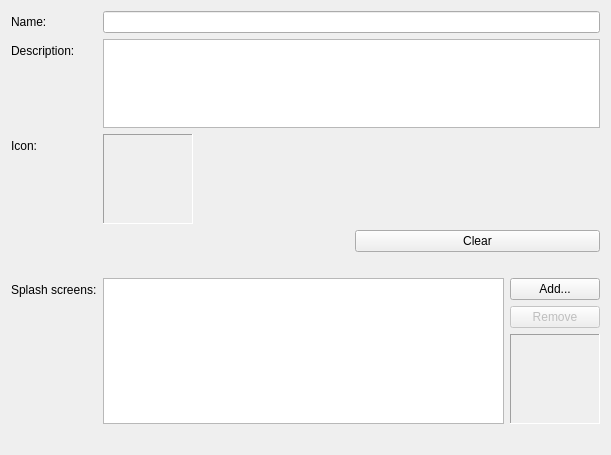
<?xml version="1.0" encoding="UTF-8"?>
<ui version="4.0">
 <class>Qnx::Internal::BarDescriptorEditorEntryPointWidget</class>
 <widget class="QWidget" name="Qnx::Internal::BarDescriptorEditorEntryPointWidget">
  <property name="geometry">
   <rect>
    <x>0</x>
    <y>0</y>
    <width>611</width>
    <height>455</height>
   </rect>
  </property>
  <property name="windowTitle">
   <string>Form</string>
  </property>
  <layout class="QFormLayout" name="formLayout">
   <item row="0" column="0">
    <widget class="QLabel" name="label_6">
     <property name="text">
      <string>Name:</string>
     </property>
    </widget>
   </item>
   <item row="0" column="1">
    <widget class="QLineEdit" name="applicationName"/>
   </item>
   <item row="2" column="0">
    <widget class="QLabel" name="label_5">
     <property name="text">
      <string>Description:</string>
     </property>
    </widget>
   </item>
   <item row="2" column="1">
    <widget class="QTextEdit" name="applicationDescription">
     <property name="sizePolicy">
      <sizepolicy hsizetype="Expanding" vsizetype="Preferred">
       <horstretch>0</horstretch>
       <verstretch>0</verstretch>
      </sizepolicy>
     </property>
    </widget>
   </item>
   <item row="4" column="0">
    <widget class="QLabel" name="label_7">
     <property name="text">
      <string>Icon:</string>
     </property>
    </widget>
   </item>
   <item row="4" column="1">
    <layout class="QVBoxLayout" name="verticalLayout_8">
     <item>
      <widget class="QLabel" name="iconPreviewLabel">
       <property name="sizePolicy">
        <sizepolicy hsizetype="Fixed" vsizetype="Fixed">
         <horstretch>0</horstretch>
         <verstretch>0</verstretch>
        </sizepolicy>
       </property>
       <property name="minimumSize">
        <size>
         <width>90</width>
         <height>90</height>
        </size>
       </property>
       <property name="frameShape">
        <enum>QFrame::Panel</enum>
       </property>
       <property name="frameShadow">
        <enum>QFrame::Sunken</enum>
       </property>
      </widget>
     </item>
     <item>
      <layout class="QHBoxLayout" name="horizontalLayout_3">
       <item>
        <widget class="Utils::PathChooser" name="iconFilePath" native="true"/>
       </item>
       <item>
        <widget class="QPushButton" name="iconClearButton">
         <property name="text">
          <string>Clear</string>
         </property>
        </widget>
       </item>
      </layout>
     </item>
    </layout>
   </item>
   <item row="6" column="0">
    <widget class="QLabel" name="iconWarningPixmap">
     <property name="text">
      <string/>
     </property>
     <property name="pixmap">
      <pixmap resource="../coreplugin/core.qrc">:/core/images/warning.png</pixmap>
     </property>
    </widget>
   </item>
   <item row="6" column="1">
    <widget class="QLabel" name="iconWarningLabel">
     <property name="text">
      <string/>
     </property>
    </widget>
   </item>
   <item row="7" column="0">
    <widget class="QLabel" name="label_8">
     <property name="text">
      <string>Splash screens:</string>
     </property>
    </widget>
   </item>
   <item row="7" column="1">
    <layout class="QHBoxLayout" name="horizontalLayout_4">
     <item>
      <widget class="QListView" name="splashScreensView"/>
     </item>
     <item>
      <layout class="QVBoxLayout" name="verticalLayout_9">
       <item>
        <widget class="QPushButton" name="addSplashScreen">
         <property name="text">
          <string>Add...</string>
         </property>
        </widget>
       </item>
       <item>
        <widget class="QPushButton" name="removeSplashScreen">
         <property name="enabled">
          <bool>false</bool>
         </property>
         <property name="text">
          <string>Remove</string>
         </property>
        </widget>
       </item>
       <item>
        <widget class="QLabel" name="splashScreenPreviewLabel">
         <property name="sizePolicy">
          <sizepolicy hsizetype="Fixed" vsizetype="Fixed">
           <horstretch>0</horstretch>
           <verstretch>0</verstretch>
          </sizepolicy>
         </property>
         <property name="minimumSize">
          <size>
           <width>90</width>
           <height>90</height>
          </size>
         </property>
         <property name="frameShape">
          <enum>QFrame::Panel</enum>
         </property>
         <property name="frameShadow">
          <enum>QFrame::Sunken</enum>
         </property>
         <property name="text">
          <string/>
         </property>
        </widget>
       </item>
       <item>
        <spacer name="verticalSpacer_3">
         <property name="orientation">
          <enum>Qt::Vertical</enum>
         </property>
         <property name="sizeHint" stdset="0">
          <size>
           <width>20</width>
           <height>40</height>
          </size>
         </property>
        </spacer>
       </item>
      </layout>
     </item>
    </layout>
   </item>
   <item row="9" column="0">
    <widget class="QLabel" name="splashScreenWarningPixmap">
     <property name="text">
      <string/>
     </property>
     <property name="pixmap">
      <pixmap resource="../coreplugin/core.qrc">:/core/images/warning.png</pixmap>
     </property>
    </widget>
   </item>
   <item row="9" column="1">
    <widget class="QLabel" name="splashScreenWarningLabel">
     <property name="text">
      <string/>
     </property>
    </widget>
   </item>
  </layout>
 </widget>
 <customwidgets>
  <customwidget>
   <class>Utils::PathChooser</class>
   <extends>QWidget</extends>
   <header location="global">utils/pathchooser.h</header>
   <container>1</container>
  </customwidget>
 </customwidgets>
 <resources>
  <include location="../projectexplorer/projectexplorer.qrc"/>
 </resources>
 <connections/>
</ui>
